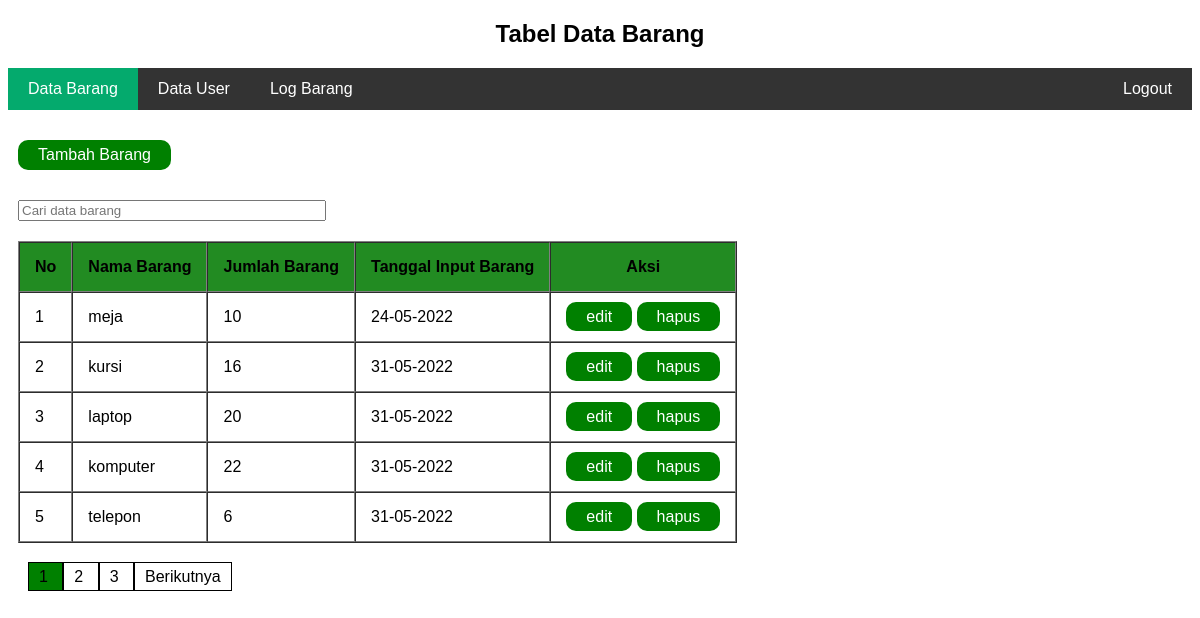
Screenshot of /data-barang.php (signed in) with the database file from the repository.
### tables this page shows
CREATE TABLE `barang` (
  `id` int(11) NOT NULL,
  `nama` varchar(200) NOT NULL,
  `jumlah` int(11) NOT NULL,
  `tanggal` date DEFAULT NULL
);

### pagination-barang.php (called while the page is built)
<?php
$hasil_per_halaman = 5;
$sql = "SELECT * FROM barang";
$result = mysqli_query($conn, $sql);
$jumlah_data = mysqli_num_rows($result);
$jumlah_halaman = ceil($jumlah_data / $hasil_per_halaman);
if(!isset($_GET["halaman"])){
  $halaman = 1;
} else {
  $halaman = $_GET["halaman"];
}
$hasil_pertama_halaman = ($halaman-1) * $hasil_per_halaman;
?>

### data-barang.php (the view, shortened to what this page needs)
<?php
include 'connection.php';
include 'pagination-barang.php';
$sql = "SELECT id, nama, jumlah, tanggal FROM barang LIMIT $hasil_pertama_halaman, $hasil_per_halaman";
$result = mysqli_query($conn, $sql);
?>
<!DOCTYPE html>
<html lang="en">
<head>
  <link rel="stylesheet" href="style.css">
</head>
<body>
  <h2>Tabel Data Barang</h2>
  <div class="navbar">
    <ul>
      <li><a class="active"  href="data-barang.php">Data Barang</a></li>
      <li><a href="user/data-user.php">Data User</a></li>
      <li><a href="log-barang.php">Log Barang</a></li>
      <li style="float: right;"><a href="logout.php">Logout</a></li>
    </ul>
  </div>
  <div class="tabel-data-user">
    <a class="tambah-data-barang" href="tambah-barang.php">Tambah Barang</a>
    <form action="data-barang.php" method="POST">
      <label>
        <input class="cari-user" type="text" id="keywordBarang" onkeyup="liveSearch(this.value)" name="cari" placeholder="Cari data barang">
      </label>
    </form>
    <div id = "ajax-data-barang">
      <table border="1" cellpadding="10" cellspacing="0" id="tabelBarang">
        <thead>
          <th>No</th>
          <th>Nama Barang</th>
          <th>Jumlah Barang</th>
          <th>Tanggal Input Barang</th>
          <th>Aksi</th>
        </thead>
        <?php $i = 1; while($row = mysqli_fetch_assoc($result)) : ?>
          <?php
            $nama = $row["nama"];
            $jumlah = $row["jumlah"]
          ?>
          <tr>
            <td><?php echo $i ?></td>
            <td><?php echo $nama ?></td>
            <td><?php echo $jumlah ?></td>
            <td>
              <?php
              $tanggal = date("d-m-Y", strtotime( $row["tanggal"] ));
              echo $tanggal;
              ?>
            </td>
            <td>
              <a class="button" href="edit-barang.php?id=<?php echo $row["id"] ?>">edit</a>
              <a class="button" href="hapus-barang.php?id=<?php echo $row["id"] ?>" onclick="return confirm('Anda yakin ingin menghapus data?');">hapus</a>
            </td>
          </tr>
        <?php $i++; endwhile ?>
      </table>
      <div class="halaman">
      <?php
      if($halaman < $jumlah_halaman) {
        $berikutnya = '<a href="data-barang.php?halaman='.($halaman+1).'"> Berikutnya </a>';
      }
      for($i = 1; $i <= $jumlah_halaman; $i++){
        if($i == $halaman){
          echo '<a class="active" href="data-barang.php?halaman='.$i.'"> '.$i.' </a>';
        } else {
          echo '<a href="data-barang.php?halaman='.$i.'"> '.$i.' </a>';
        }
      }
      if(isset($berikutnya)){
        echo $berikutnya;
      }
      ?>
      </div>
    </div>
  </div>
</body>
</html>

### style.css (style rules this page uses)
body { font-family: Arial, Helvetica, sans-serif; }
.navbar ul { list-style-type: none; margin: 0; padding: 0; background-color: #333; overflow: hidden; }
.navbar li { float: left; }
.navbar li a { display: block; color: white; text-decoration: none; padding: 12px 20px; text-align: center; }
.navbar .active { background-color: #04AA6D; }
.tabel-data-user { margin-top: 30px; margin-left: 10px; }
.tabel-data-user th { background-color: forestgreen; }
.tabel-data-user th, td { padding: 15px; }
.tabel-data-user .button { padding: 6px 20px; background-color: green; color: white; border: none; margin-top: 20px; text-decoration: none; border-radius: 10px; }
h2 { text-align: center; }
input { width: 100%; margin-top: 10px; }
.tambah-data-barang { display: inline-block; margin-bottom: 20px; background-color: green; color: white; border: none; text-decoration: none; border-radius: 10px; padding: 6px 20px; }
.cari-user { width: 300px; margin-bottom: 20px; }
.halaman { margin-top: 20px; margin-left: 10px; float: left; padding: 5px 0px; }
.halaman a { text-decoration: none; color: black; border: 1px solid black; padding: 5px 10px; }
.halaman a.active { background-color: green; }

### rows the page displays
barang: nama "meja", jumlah "10", tanggal "24-05-2022"
barang: nama "kursi", jumlah "16", tanggal "31-05-2022"
barang: nama "laptop", jumlah "20", tanggal "31-05-2022"
barang: nama "komputer", jumlah "22", tanggal "31-05-2022"
barang: nama "telepon", jumlah "6", tanggal "31-05-2022"
